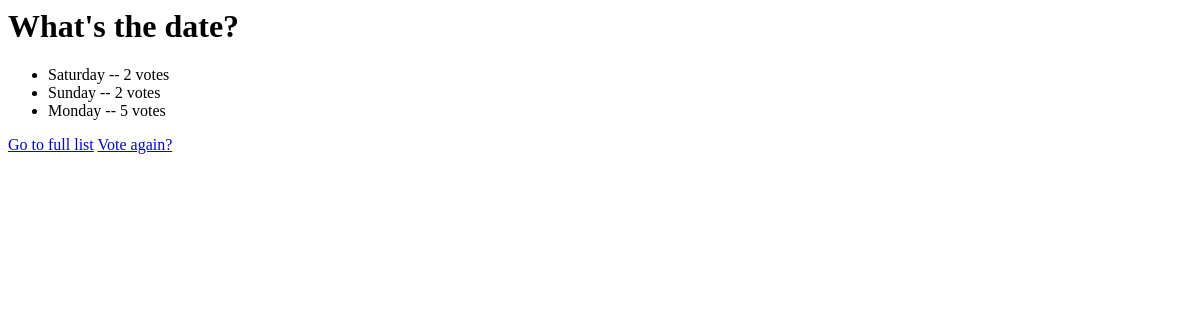
The page /polls/4/results/ on the database as committed earlier.
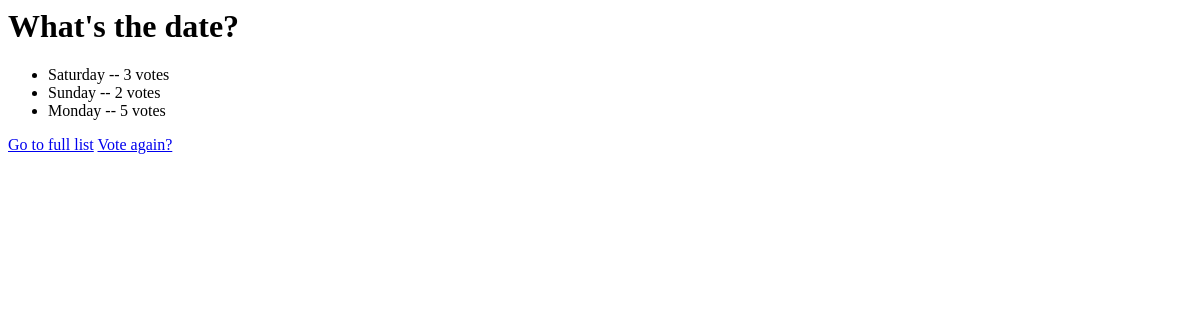
The same page on the database as committed later.
### polls/models.py (models this page shows, shortened)
class Choice(models.Model):
	question = models.ForeignKey(Question, on_delete=models.CASCADE)
	choice_text = models.CharField(max_length=200)
	votes = models.IntegerField(default=0)

### polls/views.py (the view)
# urls.py: url(r'^(?P<pk>[0-9]+)/results/$',views.ResultsView.as_view(), name='results'),
class ResultsView(generic.DetailView):
    model = Question
    template_name = 'polls/results.html'
    def get_queryset(self):
        return Question.objects.filter(pub_date__lte=timezone.now())

### polls/templates/polls/results.html
<h1> {{question.question_text}}</h1>
<ul>
	{% for choice in question.choice_set.all %}
	<li> {{choice.choice_text}} -- {{choice.votes}} vote{{choice.votes|pluralize}}</li>
	{% endfor %}
</ul>
<a href="{% url 'polls:index' %}">Go to full list</a>
<a href="{% url 'polls:detail' question.id %}">Vote again?</a>

Rows that differ between the two databases and show on the page:
changed Choice "Saturday": votes "2" → "3"
